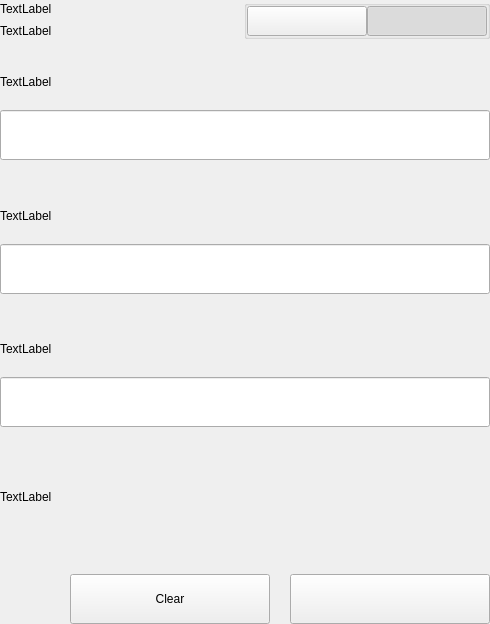
<?xml version="1.0" encoding="UTF-8"?>
<ui version="4.0">
 <class>SettingsBitToolWidget</class>
 <widget class="QWidget" name="SettingsBitToolWidget">
  <property name="geometry">
   <rect>
    <x>0</x>
    <y>0</y>
    <width>490</width>
    <height>624</height>
   </rect>
  </property>
  <property name="windowTitle">
   <string>Form</string>
  </property>
  <layout class="QVBoxLayout" name="verticalLayout">
   <property name="spacing">
    <number>0</number>
   </property>
   <property name="leftMargin">
    <number>0</number>
   </property>
   <property name="topMargin">
    <number>0</number>
   </property>
   <property name="rightMargin">
    <number>0</number>
   </property>
   <property name="bottomMargin">
    <number>0</number>
   </property>
   <item>
    <widget class="QWidget" name="left" native="true">
     <layout class="QVBoxLayout" name="verticalLayout_3">
      <property name="leftMargin">
       <number>0</number>
      </property>
      <property name="topMargin">
       <number>0</number>
      </property>
      <property name="rightMargin">
       <number>0</number>
      </property>
      <property name="bottomMargin">
       <number>0</number>
      </property>
      <item>
       <layout class="QVBoxLayout" name="verticalLayout_2">
        <property name="spacing">
         <number>0</number>
        </property>
        <item>
         <layout class="QHBoxLayout" name="horizontalLayout_3" stretch="3,1">
          <property name="spacing">
           <number>40</number>
          </property>
          <item>
           <layout class="QVBoxLayout" name="verticalLayoutTitle">
            <property name="spacing">
             <number>5</number>
            </property>
            <item>
             <widget class="QLabel" name="labelTitle">
              <property name="text">
               <string>TextLabel</string>
              </property>
             </widget>
            </item>
            <item>
             <widget class="QLabel" name="labelSubtitle1">
              <property name="text">
               <string>TextLabel</string>
              </property>
              <property name="wordWrap">
               <bool>true</bool>
              </property>
             </widget>
            </item>
           </layout>
          </item>
          <item alignment="Qt::AlignTop">
           <widget class="QGroupBox" name="groupBox">
            <property name="title">
             <string/>
            </property>
            <property name="alignment">
             <set>Qt::AlignLeading|Qt::AlignLeft|Qt::AlignTop</set>
            </property>
            <layout class="QHBoxLayout" name="horizontalLayout_4">
             <property name="spacing">
              <number>0</number>
             </property>
             <property name="leftMargin">
              <number>0</number>
             </property>
             <property name="topMargin">
              <number>0</number>
             </property>
             <property name="rightMargin">
              <number>0</number>
             </property>
             <property name="bottomMargin">
              <number>0</number>
             </property>
             <item>
              <spacer name="horizontalSpacer">
               <property name="orientation">
                <enum>Qt::Horizontal</enum>
               </property>
               <property name="sizeHint" stdset="0">
                <size>
                 <width>40</width>
                 <height>20</height>
                </size>
               </property>
              </spacer>
             </item>
             <item>
              <widget class="QPushButton" name="pushLeft">
               <property name="minimumSize">
                <size>
                 <width>120</width>
                 <height>30</height>
                </size>
               </property>
               <property name="maximumSize">
                <size>
                 <width>120</width>
                 <height>30</height>
                </size>
               </property>
               <property name="focusPolicy">
                <enum>Qt::NoFocus</enum>
               </property>
               <property name="text">
                <string/>
               </property>
               <property name="checkable">
                <bool>true</bool>
               </property>
               <property name="autoExclusive">
                <bool>true</bool>
               </property>
              </widget>
             </item>
             <item>
              <widget class="QPushButton" name="pushRight">
               <property name="minimumSize">
                <size>
                 <width>120</width>
                 <height>30</height>
                </size>
               </property>
               <property name="maximumSize">
                <size>
                 <width>120</width>
                 <height>30</height>
                </size>
               </property>
               <property name="focusPolicy">
                <enum>Qt::NoFocus</enum>
               </property>
               <property name="text">
                <string/>
               </property>
               <property name="checkable">
                <bool>true</bool>
               </property>
               <property name="checked">
                <bool>true</bool>
               </property>
               <property name="autoExclusive">
                <bool>true</bool>
               </property>
              </widget>
             </item>
            </layout>
           </widget>
          </item>
         </layout>
        </item>
        <item>
         <widget class="QStackedWidget" name="stackedWidget">
          <property name="currentIndex">
           <number>1</number>
          </property>
          <widget class="QWidget" name="pageDecrypt">
           <layout class="QVBoxLayout" name="verticalLayout_5">
            <property name="spacing">
             <number>0</number>
            </property>
            <property name="leftMargin">
             <number>0</number>
            </property>
            <property name="topMargin">
             <number>0</number>
            </property>
            <property name="rightMargin">
             <number>0</number>
            </property>
            <property name="bottomMargin">
             <number>0</number>
            </property>
            <item>
             <widget class="QWidget" name="widget" native="true">
              <property name="minimumSize">
               <size>
                <width>0</width>
                <height>100</height>
               </size>
              </property>
              <layout class="QVBoxLayout" name="verticalLayout_4">
               <property name="spacing">
                <number>0</number>
               </property>
               <property name="leftMargin">
                <number>0</number>
               </property>
               <property name="topMargin">
                <number>0</number>
               </property>
               <property name="rightMargin">
                <number>0</number>
               </property>
               <property name="bottomMargin">
                <number>0</number>
               </property>
               <item>
                <spacer name="verticalSpacer_2">
                 <property name="orientation">
                  <enum>Qt::Vertical</enum>
                 </property>
                 <property name="sizeType">
                  <enum>QSizePolicy::Fixed</enum>
                 </property>
                 <property name="sizeHint" stdset="0">
                  <size>
                   <width>20</width>
                   <height>20</height>
                  </size>
                 </property>
                </spacer>
               </item>
               <item>
                <layout class="QHBoxLayout" name="horizontalLayout_6" stretch="2">
                 <property name="spacing">
                  <number>0</number>
                 </property>
                 <item>
                  <layout class="QVBoxLayout" name="verticalLayout_7">
                   <property name="spacing">
                    <number>9</number>
                   </property>
                   <item>
                    <widget class="QLabel" name="labelSubtitleKey">
                     <property name="minimumSize">
                      <size>
                       <width>0</width>
                       <height>20</height>
                      </size>
                     </property>
                     <property name="maximumSize">
                      <size>
                       <width>16777215</width>
                       <height>20</height>
                      </size>
                     </property>
                     <property name="text">
                      <string>TextLabel</string>
                     </property>
                    </widget>
                   </item>
                   <item>
                    <widget class="QLineEdit" name="lineEditKey">
                     <property name="minimumSize">
                      <size>
                       <width>0</width>
                       <height>50</height>
                      </size>
                     </property>
                     <property name="maximumSize">
                      <size>
                       <width>16777215</width>
                       <height>50</height>
                      </size>
                     </property>
                    </widget>
                   </item>
                  </layout>
                 </item>
                </layout>
               </item>
               <item>
                <spacer name="verticalSpacer_3">
                 <property name="orientation">
                  <enum>Qt::Vertical</enum>
                 </property>
                 <property name="sizeType">
                  <enum>QSizePolicy::Fixed</enum>
                 </property>
                 <property name="sizeHint" stdset="0">
                  <size>
                   <width>20</width>
                   <height>20</height>
                  </size>
                 </property>
                </spacer>
               </item>
               <item>
                <layout class="QVBoxLayout" name="verticalLayout_9">
                 <property name="spacing">
                  <number>9</number>
                 </property>
                 <item>
                  <widget class="QLabel" name="labelSubtitlePassphrase">
                   <property name="maximumSize">
                    <size>
                     <width>16777215</width>
                     <height>20</height>
                    </size>
                   </property>
                   <property name="text">
                    <string>TextLabel</string>
                   </property>
                  </widget>
                 </item>
                 <item>
                  <widget class="QLineEdit" name="lineEditPassphrase">
                   <property name="minimumSize">
                    <size>
                     <width>0</width>
                     <height>50</height>
                    </size>
                   </property>
                   <property name="maximumSize">
                    <size>
                     <width>16777215</width>
                     <height>50</height>
                    </size>
                   </property>
                  </widget>
                 </item>
                </layout>
               </item>
               <item>
                <spacer name="verticalSpacer_4">
                 <property name="orientation">
                  <enum>Qt::Vertical</enum>
                 </property>
                 <property name="sizeType">
                  <enum>QSizePolicy::Fixed</enum>
                 </property>
                 <property name="sizeHint" stdset="0">
                  <size>
                   <width>20</width>
                   <height>20</height>
                  </size>
                 </property>
                </spacer>
               </item>
               <item>
                <widget class="QWidget" name="widget_3" native="true">
                 <property name="sizePolicy">
                  <sizepolicy hsizetype="Preferred" vsizetype="Fixed">
                   <horstretch>0</horstretch>
                   <verstretch>0</verstretch>
                  </sizepolicy>
                 </property>
                 <layout class="QVBoxLayout" name="verticalLayout_10">
                  <property name="spacing">
                   <number>9</number>
                  </property>
                  <property name="leftMargin">
                   <number>0</number>
                  </property>
                  <property name="topMargin">
                   <number>0</number>
                  </property>
                  <property name="rightMargin">
                   <number>0</number>
                  </property>
                  <property name="bottomMargin">
                   <number>0</number>
                  </property>
                  <item>
                   <widget class="QLabel" name="labelSubtitleDecryptResult">
                    <property name="minimumSize">
                     <size>
                      <width>0</width>
                      <height>20</height>
                     </size>
                    </property>
                    <property name="maximumSize">
                     <size>
                      <width>16777215</width>
                      <height>20</height>
                     </size>
                    </property>
                    <property name="text">
                     <string>Decrypt Address Result</string>
                    </property>
                   </widget>
                  </item>
                  <item>
                   <widget class="QWidget" name="widget_4" native="true">
                    <layout class="QHBoxLayout" name="horizontalLayout" stretch="6,0,1">
                     <property name="spacing">
                      <number>0</number>
                     </property>
                     <property name="leftMargin">
                      <number>0</number>
                     </property>
                     <property name="topMargin">
                      <number>0</number>
                     </property>
                     <property name="rightMargin">
                      <number>0</number>
                     </property>
                     <property name="bottomMargin">
                      <number>0</number>
                     </property>
                     <item alignment="Qt::AlignVCenter">
                      <widget class="QLineEdit" name="lineEditDecryptResult">
                       <property name="minimumSize">
                        <size>
                         <width>0</width>
                         <height>50</height>
                        </size>
                       </property>
                       <property name="maximumSize">
                        <size>
                         <width>16777215</width>
                         <height>50</height>
                        </size>
                       </property>
                      </widget>
                     </item>
                     <item>
                      <spacer name="horizontalSpacer_4">
                       <property name="orientation">
                        <enum>Qt::Horizontal</enum>
                       </property>
                       <property name="sizeType">
                        <enum>QSizePolicy::Fixed</enum>
                       </property>
                       <property name="sizeHint" stdset="0">
                        <size>
                         <width>20</width>
                         <height>50</height>
                        </size>
                       </property>
                      </spacer>
                     </item>
                     <item>
                      <widget class="QPushButton" name="pushButtonImport">
                       <property name="minimumSize">
                        <size>
                         <width>140</width>
                         <height>40</height>
                        </size>
                       </property>
                       <property name="text">
                        <string>Import Address</string>
                       </property>
                      </widget>
                     </item>
                    </layout>
                   </widget>
                  </item>
                 </layout>
                </widget>
               </item>
               <item>
                <widget class="QLabel" name="statusLabel_DEC">
                 <property name="maximumSize">
                  <size>
                   <width>16777215</width>
                   <height>40</height>
                  </size>
                 </property>
                 <property name="text">
                  <string/>
                 </property>
                </widget>
               </item>
               <item>
                <spacer name="verticalSpacer">
                 <property name="orientation">
                  <enum>Qt::Vertical</enum>
                 </property>
                 <property name="sizeType">
                  <enum>QSizePolicy::Preferred</enum>
                 </property>
                 <property name="sizeHint" stdset="0">
                  <size>
                   <width>20</width>
                   <height>20</height>
                  </size>
                 </property>
                </spacer>
               </item>
               <item>
                <layout class="QHBoxLayout" name="horizontalLayout_7">
                 <property name="spacing">
                  <number>0</number>
                 </property>
                 <item>
                  <spacer name="horizontalSpacer_5">
                   <property name="orientation">
                    <enum>Qt::Horizontal</enum>
                   </property>
                   <property name="sizeType">
                    <enum>QSizePolicy::Expanding</enum>
                   </property>
                   <property name="sizeHint" stdset="0">
                    <size>
                     <width>40</width>
                     <height>20</height>
                    </size>
                   </property>
                  </spacer>
                 </item>
                 <item>
                  <widget class="QPushButton" name="pushButtonDecryptClear">
                   <property name="minimumSize">
                    <size>
                     <width>200</width>
                     <height>50</height>
                    </size>
                   </property>
                   <property name="maximumSize">
                    <size>
                     <width>200</width>
                     <height>50</height>
                    </size>
                   </property>
                   <property name="text">
                    <string>Clear</string>
                   </property>
                  </widget>
                 </item>
                 <item>
                  <spacer name="horizontalSpacer_3">
                   <property name="orientation">
                    <enum>Qt::Horizontal</enum>
                   </property>
                   <property name="sizeType">
                    <enum>QSizePolicy::Fixed</enum>
                   </property>
                   <property name="sizeHint" stdset="0">
                    <size>
                     <width>20</width>
                     <height>20</height>
                    </size>
                   </property>
                  </spacer>
                 </item>
                 <item>
                  <widget class="QPushButton" name="pushButtonDecrypt">
                   <property name="minimumSize">
                    <size>
                     <width>200</width>
                     <height>50</height>
                    </size>
                   </property>
                   <property name="maximumSize">
                    <size>
                     <width>200</width>
                     <height>50</height>
                    </size>
                   </property>
                   <property name="text">
                    <string>PushButton</string>
                   </property>
                  </widget>
                 </item>
                </layout>
               </item>
              </layout>
             </widget>
            </item>
           </layout>
          </widget>
          <widget class="QWidget" name="pageEncrypt">
           <layout class="QVBoxLayout" name="verticalLayout_11">
            <property name="spacing">
             <number>0</number>
            </property>
            <property name="leftMargin">
             <number>0</number>
            </property>
            <property name="topMargin">
             <number>0</number>
            </property>
            <property name="rightMargin">
             <number>0</number>
            </property>
            <property name="bottomMargin">
             <number>0</number>
            </property>
            <item>
             <spacer name="verticalSpacer_8">
              <property name="orientation">
               <enum>Qt::Vertical</enum>
              </property>
              <property name="sizeType">
               <enum>QSizePolicy::Fixed</enum>
              </property>
              <property name="sizeHint" stdset="0">
               <size>
                <width>20</width>
                <height>20</height>
               </size>
              </property>
             </spacer>
            </item>
            <item>
             <widget class="QWidget" name="containerAddressEnc" native="true">
              <layout class="QVBoxLayout" name="containerAddressEncLayout">
               <property name="spacing">
                <number>5</number>
               </property>
               <property name="leftMargin">
                <number>0</number>
               </property>
               <property name="topMargin">
                <number>0</number>
               </property>
               <property name="rightMargin">
                <number>0</number>
               </property>
               <property name="bottomMargin">
                <number>0</number>
               </property>
               <item>
                <widget class="QLabel" name="labelSubtitleAddress">
                 <property name="minimumSize">
                  <size>
                   <width>0</width>
                   <height>20</height>
                  </size>
                 </property>
                 <property name="maximumSize">
                  <size>
                   <width>16777215</width>
                   <height>20</height>
                  </size>
                 </property>
                 <property name="text">
                  <string>TextLabel</string>
                 </property>
                </widget>
               </item>
               <item>
                <widget class="QLineEdit" name="addressIn_ENC">
                 <property name="minimumSize">
                  <size>
                   <width>0</width>
                   <height>50</height>
                  </size>
                 </property>
                </widget>
               </item>
              </layout>
             </widget>
            </item>
            <item>
             <spacer name="verticalSpacer_6">
              <property name="orientation">
               <enum>Qt::Vertical</enum>
              </property>
              <property name="sizeType">
               <enum>QSizePolicy::Fixed</enum>
              </property>
              <property name="sizeHint" stdset="0">
               <size>
                <width>20</width>
                <height>20</height>
               </size>
              </property>
             </spacer>
            </item>
            <item>
             <widget class="QWidget" name="containerAddress" native="true">
              <layout class="QHBoxLayout" name="horizontalLayout_9" stretch="2">
               <property name="spacing">
                <number>0</number>
               </property>
               <property name="leftMargin">
                <number>0</number>
               </property>
               <property name="topMargin">
                <number>0</number>
               </property>
               <property name="rightMargin">
                <number>0</number>
               </property>
               <property name="bottomMargin">
                <number>0</number>
               </property>
               <item>
                <layout class="QVBoxLayout" name="verticalLayout_8">
                 <property name="spacing">
                  <number>5</number>
                 </property>
                 <item>
                  <widget class="QLabel" name="labelSubtitleMessage">
                   <property name="minimumSize">
                    <size>
                     <width>0</width>
                     <height>20</height>
                    </size>
                   </property>
                   <property name="maximumSize">
                    <size>
                     <width>16777215</width>
                     <height>20</height>
                    </size>
                   </property>
                   <property name="text">
                    <string>TextLabel</string>
                   </property>
                  </widget>
                 </item>
                 <item>
                  <widget class="QLineEdit" name="passphraseIn_ENC">
                   <property name="minimumSize">
                    <size>
                     <width>0</width>
                     <height>50</height>
                    </size>
                   </property>
                   <property name="maximumSize">
                    <size>
                     <width>16777215</width>
                     <height>50</height>
                    </size>
                   </property>
                  </widget>
                 </item>
                </layout>
               </item>
              </layout>
             </widget>
            </item>
            <item>
             <spacer name="verticalSpacer_7">
              <property name="orientation">
               <enum>Qt::Vertical</enum>
              </property>
              <property name="sizeType">
               <enum>QSizePolicy::Fixed</enum>
              </property>
              <property name="sizeHint" stdset="0">
               <size>
                <width>20</width>
                <height>20</height>
               </size>
              </property>
             </spacer>
            </item>
            <item>
             <widget class="QWidget" name="widget_2" native="true">
              <property name="minimumSize">
               <size>
                <width>0</width>
                <height>75</height>
               </size>
              </property>
              <property name="maximumSize">
               <size>
                <width>16777215</width>
                <height>16777215</height>
               </size>
              </property>
              <layout class="QVBoxLayout" name="verticalLayout_6">
               <property name="leftMargin">
                <number>0</number>
               </property>
               <property name="topMargin">
                <number>0</number>
               </property>
               <property name="rightMargin">
                <number>0</number>
               </property>
               <property name="bottomMargin">
                <number>0</number>
               </property>
               <item>
                <widget class="QLabel" name="labelSubtitleEncryptedKey">
                 <property name="minimumSize">
                  <size>
                   <width>0</width>
                   <height>20</height>
                  </size>
                 </property>
                 <property name="maximumSize">
                  <size>
                   <width>16777215</width>
                   <height>20</height>
                  </size>
                 </property>
                 <property name="text">
                  <string>TextLabel</string>
                 </property>
                </widget>
               </item>
               <item>
                <widget class="QLineEdit" name="encryptedKeyOut_ENC">
                 <property name="minimumSize">
                  <size>
                   <width>0</width>
                   <height>50</height>
                  </size>
                 </property>
                </widget>
               </item>
              </layout>
             </widget>
            </item>
            <item>
             <widget class="QLabel" name="statusLabel_ENC">
              <property name="text">
               <string>TextLabel</string>
              </property>
             </widget>
            </item>
            <item>
             <spacer name="verticalSpacer_5">
              <property name="orientation">
               <enum>Qt::Vertical</enum>
              </property>
              <property name="sizeType">
               <enum>QSizePolicy::Fixed</enum>
              </property>
              <property name="sizeHint" stdset="0">
               <size>
                <width>20</width>
                <height>20</height>
               </size>
              </property>
             </spacer>
            </item>
            <item>
             <layout class="QHBoxLayout" name="horizontalLayout_8">
              <property name="spacing">
               <number>0</number>
              </property>
              <item>
               <spacer name="horizontalSpacer_6">
                <property name="orientation">
                 <enum>Qt::Horizontal</enum>
                </property>
                <property name="sizeType">
                 <enum>QSizePolicy::Expanding</enum>
                </property>
                <property name="sizeHint" stdset="0">
                 <size>
                  <width>40</width>
                  <height>20</height>
                 </size>
                </property>
               </spacer>
              </item>
              <item>
               <widget class="QPushButton" name="pushButtonClear">
                <property name="minimumSize">
                 <size>
                  <width>200</width>
                  <height>50</height>
                 </size>
                </property>
                <property name="focusPolicy">
                 <enum>Qt::NoFocus</enum>
                </property>
                <property name="text">
                 <string>Clear</string>
                </property>
               </widget>
              </item>
              <item>
               <spacer name="horizontalSpacer_2">
                <property name="orientation">
                 <enum>Qt::Horizontal</enum>
                </property>
                <property name="sizeType">
                 <enum>QSizePolicy::Fixed</enum>
                </property>
                <property name="sizeHint" stdset="0">
                 <size>
                  <width>20</width>
                  <height>20</height>
                 </size>
                </property>
               </spacer>
              </item>
              <item>
               <widget class="QPushButton" name="pushButtonEncrypt">
                <property name="minimumSize">
                 <size>
                  <width>200</width>
                  <height>50</height>
                 </size>
                </property>
                <property name="maximumSize">
                 <size>
                  <width>200</width>
                  <height>50</height>
                 </size>
                </property>
                <property name="focusPolicy">
                 <enum>Qt::NoFocus</enum>
                </property>
                <property name="text">
                 <string/>
                </property>
               </widget>
              </item>
             </layout>
            </item>
           </layout>
          </widget>
         </widget>
        </item>
       </layout>
      </item>
     </layout>
    </widget>
   </item>
  </layout>
 </widget>
 <resources/>
 <connections/>
</ui>
